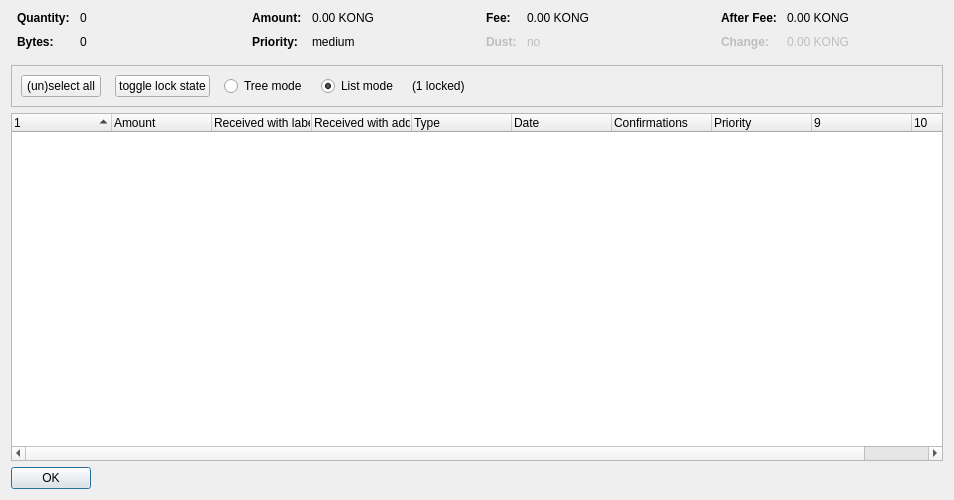
<?xml version="1.0" encoding="UTF-8"?>
<ui version="4.0">
 <class>CoinControlDialog</class>
 <widget class="QDialog" name="CoinControlDialog">
  <property name="geometry">
   <rect>
    <x>0</x>
    <y>0</y>
    <width>954</width>
    <height>500</height>
   </rect>
  </property>
  <property name="windowTitle">
   <string>Coin Selection</string>
  </property>
  <layout class="QVBoxLayout" name="verticalLayout">
   <item>
    <layout class="QHBoxLayout" name="horizontalLayoutTop" stretch="0,0,0,0">
     <property name="topMargin">
      <number>0</number>
     </property>
     <property name="bottomMargin">
      <number>10</number>
     </property>
     <item>
      <layout class="QFormLayout" name="formLayoutCoinControl1">
       <property name="horizontalSpacing">
        <number>10</number>
       </property>
       <property name="verticalSpacing">
        <number>10</number>
       </property>
       <property name="leftMargin">
        <number>6</number>
       </property>
       <property name="rightMargin">
        <number>6</number>
       </property>
       <item row="0" column="0">
        <widget class="QLabel" name="labelCoinControlQuantityText">
         <property name="font">
          <font>
           <weight>75</weight>
           <bold>true</bold>
          </font>
         </property>
         <property name="text">
          <string>Quantity:</string>
         </property>
        </widget>
       </item>
       <item row="0" column="1">
        <widget class="QLabel" name="labelCoinControlQuantity">
         <property name="cursor">
          <cursorShape>IBeamCursor</cursorShape>
         </property>
         <property name="contextMenuPolicy">
          <enum>Qt::ActionsContextMenu</enum>
         </property>
         <property name="text">
          <string notr="true">0</string>
         </property>
         <property name="textInteractionFlags">
          <set>Qt::LinksAccessibleByMouse|Qt::TextSelectableByKeyboard|Qt::TextSelectableByMouse</set>
         </property>
        </widget>
       </item>
       <item row="1" column="0">
        <widget class="QLabel" name="labelCoinControlBytesText">
         <property name="font">
          <font>
           <weight>75</weight>
           <bold>true</bold>
          </font>
         </property>
         <property name="text">
          <string>Bytes:</string>
         </property>
        </widget>
       </item>
       <item row="1" column="1">
        <widget class="QLabel" name="labelCoinControlBytes">
         <property name="cursor">
          <cursorShape>IBeamCursor</cursorShape>
         </property>
         <property name="contextMenuPolicy">
          <enum>Qt::ActionsContextMenu</enum>
         </property>
         <property name="text">
          <string notr="true">0</string>
         </property>
         <property name="textInteractionFlags">
          <set>Qt::LinksAccessibleByMouse|Qt::TextSelectableByKeyboard|Qt::TextSelectableByMouse</set>
         </property>
        </widget>
       </item>
      </layout>
     </item>
     <item>
      <layout class="QFormLayout" name="formLayoutCoinControl2">
       <property name="horizontalSpacing">
        <number>10</number>
       </property>
       <property name="verticalSpacing">
        <number>10</number>
       </property>
       <property name="leftMargin">
        <number>6</number>
       </property>
       <property name="rightMargin">
        <number>6</number>
       </property>
       <item row="0" column="0">
        <widget class="QLabel" name="labelCoinControlAmountText">
         <property name="font">
          <font>
           <weight>75</weight>
           <bold>true</bold>
          </font>
         </property>
         <property name="text">
          <string>Amount:</string>
         </property>
        </widget>
       </item>
       <item row="0" column="1">
        <widget class="QLabel" name="labelCoinControlAmount">
         <property name="cursor">
          <cursorShape>IBeamCursor</cursorShape>
         </property>
         <property name="contextMenuPolicy">
          <enum>Qt::ActionsContextMenu</enum>
         </property>
         <property name="text">
          <string notr="true">0.00 KONG</string>
         </property>
         <property name="textInteractionFlags">
          <set>Qt::LinksAccessibleByMouse|Qt::TextSelectableByKeyboard|Qt::TextSelectableByMouse</set>
         </property>
        </widget>
       </item>
       <item row="1" column="0">
        <widget class="QLabel" name="labelCoinControlPriorityText">
         <property name="font">
          <font>
           <weight>75</weight>
           <bold>true</bold>
          </font>
         </property>
         <property name="text">
          <string>Priority:</string>
         </property>
        </widget>
       </item>
       <item row="1" column="1">
        <widget class="QLabel" name="labelCoinControlPriority">
         <property name="cursor">
          <cursorShape>IBeamCursor</cursorShape>
         </property>
         <property name="contextMenuPolicy">
          <enum>Qt::ActionsContextMenu</enum>
         </property>
         <property name="text">
          <string>medium</string>
         </property>
         <property name="textInteractionFlags">
          <set>Qt::LinksAccessibleByMouse|Qt::TextSelectableByKeyboard|Qt::TextSelectableByMouse</set>
         </property>
        </widget>
       </item>
      </layout>
     </item>
     <item>
      <layout class="QFormLayout" name="formLayoutCoinControl3">
       <property name="horizontalSpacing">
        <number>10</number>
       </property>
       <property name="verticalSpacing">
        <number>10</number>
       </property>
       <property name="leftMargin">
        <number>6</number>
       </property>
       <property name="rightMargin">
        <number>6</number>
       </property>
       <item row="0" column="0">
        <widget class="QLabel" name="labelCoinControlFeeText">
         <property name="font">
          <font>
           <weight>75</weight>
           <bold>true</bold>
          </font>
         </property>
         <property name="text">
          <string>Fee:</string>
         </property>
        </widget>
       </item>
       <item row="0" column="1">
        <widget class="QLabel" name="labelCoinControlFee">
         <property name="cursor">
          <cursorShape>IBeamCursor</cursorShape>
         </property>
         <property name="contextMenuPolicy">
          <enum>Qt::ActionsContextMenu</enum>
         </property>
         <property name="text">
          <string notr="true">0.00 KONG</string>
         </property>
         <property name="textInteractionFlags">
          <set>Qt::LinksAccessibleByMouse|Qt::TextSelectableByKeyboard|Qt::TextSelectableByMouse</set>
         </property>
        </widget>
       </item>
       <item row="1" column="0">
        <widget class="QLabel" name="labelCoinControlLowOutputText">
         <property name="enabled">
          <bool>false</bool>
         </property>
         <property name="font">
          <font>
           <weight>75</weight>
           <bold>true</bold>
          </font>
         </property>
         <property name="text">
          <string>Dust:</string>
         </property>
        </widget>
       </item>
       <item row="1" column="1">
        <widget class="QLabel" name="labelCoinControlLowOutput">
         <property name="enabled">
          <bool>false</bool>
         </property>
         <property name="cursor">
          <cursorShape>IBeamCursor</cursorShape>
         </property>
         <property name="contextMenuPolicy">
          <enum>Qt::ActionsContextMenu</enum>
         </property>
         <property name="text">
          <string>no</string>
         </property>
         <property name="textInteractionFlags">
          <set>Qt::LinksAccessibleByMouse|Qt::TextSelectableByKeyboard|Qt::TextSelectableByMouse</set>
         </property>
        </widget>
       </item>
      </layout>
     </item>
     <item>
      <layout class="QFormLayout" name="formLayoutCoinControl4">
       <property name="horizontalSpacing">
        <number>10</number>
       </property>
       <property name="verticalSpacing">
        <number>10</number>
       </property>
       <property name="leftMargin">
        <number>6</number>
       </property>
       <property name="rightMargin">
        <number>6</number>
       </property>
       <item row="0" column="0">
        <widget class="QLabel" name="labelCoinControlAfterFeeText">
         <property name="font">
          <font>
           <weight>75</weight>
           <bold>true</bold>
          </font>
         </property>
         <property name="text">
          <string>After Fee:</string>
         </property>
        </widget>
       </item>
       <item row="0" column="1">
        <widget class="QLabel" name="labelCoinControlAfterFee">
         <property name="cursor">
          <cursorShape>IBeamCursor</cursorShape>
         </property>
         <property name="contextMenuPolicy">
          <enum>Qt::ActionsContextMenu</enum>
         </property>
         <property name="text">
          <string notr="true">0.00 KONG</string>
         </property>
         <property name="textInteractionFlags">
          <set>Qt::LinksAccessibleByMouse|Qt::TextSelectableByKeyboard|Qt::TextSelectableByMouse</set>
         </property>
        </widget>
       </item>
       <item row="1" column="0">
        <widget class="QLabel" name="labelCoinControlChangeText">
         <property name="enabled">
          <bool>false</bool>
         </property>
         <property name="font">
          <font>
           <weight>75</weight>
           <bold>true</bold>
          </font>
         </property>
         <property name="text">
          <string>Change:</string>
         </property>
        </widget>
       </item>
       <item row="1" column="1">
        <widget class="QLabel" name="labelCoinControlChange">
         <property name="enabled">
          <bool>false</bool>
         </property>
         <property name="cursor">
          <cursorShape>IBeamCursor</cursorShape>
         </property>
         <property name="contextMenuPolicy">
          <enum>Qt::ActionsContextMenu</enum>
         </property>
         <property name="text">
          <string notr="true">0.00 KONG</string>
         </property>
         <property name="textInteractionFlags">
          <set>Qt::LinksAccessibleByMouse|Qt::TextSelectableByKeyboard|Qt::TextSelectableByMouse</set>
         </property>
        </widget>
       </item>
      </layout>
     </item>
    </layout>
   </item>
   <item>
    <widget class="QFrame" name="frame">
     <property name="minimumSize">
      <size>
       <width>0</width>
       <height>40</height>
      </size>
     </property>
     <property name="frameShape">
      <enum>QFrame::StyledPanel</enum>
     </property>
     <property name="frameShadow">
      <enum>QFrame::Sunken</enum>
     </property>
     <layout class="QHBoxLayout" name="horizontalLayout">
      <item>
       <layout class="QHBoxLayout" name="horizontalLayoutPanel" stretch="0,0,0,0,0,0">
        <property name="spacing">
         <number>14</number>
        </property>
        <item>
         <widget class="QPushButton" name="pushButtonSelectAll">
          <property name="sizePolicy">
           <sizepolicy hsizetype="Maximum" vsizetype="Fixed">
            <horstretch>0</horstretch>
            <verstretch>0</verstretch>
           </sizepolicy>
          </property>
          <property name="text">
           <string>(un)select all</string>
          </property>
          <property name="autoDefault">
           <bool>false</bool>
          </property>
         </widget>
        </item>
        <item>
         <widget class="QPushButton" name="pushButtonToggleLock">
          <property name="sizePolicy">
           <sizepolicy hsizetype="Maximum" vsizetype="Fixed">
            <horstretch>0</horstretch>
            <verstretch>0</verstretch>
           </sizepolicy>
          </property>
          <property name="text">
           <string>toggle lock state</string>
          </property>
          <property name="autoDefault">
           <bool>false</bool>
          </property>
         </widget>
        </item>
        <item>
         <widget class="QRadioButton" name="radioTreeMode">
          <property name="sizePolicy">
           <sizepolicy hsizetype="Maximum" vsizetype="Fixed">
            <horstretch>0</horstretch>
            <verstretch>0</verstretch>
           </sizepolicy>
          </property>
          <property name="text">
           <string>Tree mode</string>
          </property>
         </widget>
        </item>
        <item>
         <widget class="QRadioButton" name="radioListMode">
          <property name="sizePolicy">
           <sizepolicy hsizetype="Maximum" vsizetype="Fixed">
            <horstretch>0</horstretch>
            <verstretch>0</verstretch>
           </sizepolicy>
          </property>
          <property name="text">
           <string>List mode</string>
          </property>
          <property name="checked">
           <bool>true</bool>
          </property>
         </widget>
        </item>
        <item>
         <widget class="QLabel" name="labelLocked">
          <property name="text">
           <string>(1 locked)</string>
          </property>
         </widget>
        </item>
        <item>
         <spacer name="horizontalSpacer">
          <property name="orientation">
           <enum>Qt::Horizontal</enum>
          </property>
          <property name="sizeHint" stdset="0">
           <size>
            <width>40</width>
            <height>20</height>
           </size>
          </property>
         </spacer>
        </item>
       </layout>
      </item>
     </layout>
    </widget>
   </item>
   <item>
    <widget class="CoinControlTreeWidget" name="treeWidget">
     <property name="contextMenuPolicy">
      <enum>Qt::CustomContextMenu</enum>
     </property>
     <property name="sortingEnabled">
      <bool>false</bool>
     </property>
     <property name="columnCount">
      <number>10</number>
     </property>
     <attribute name="headerShowSortIndicator" stdset="0">
      <bool>true</bool>
     </attribute>
     <attribute name="headerStretchLastSection">
      <bool>false</bool>
     </attribute>
     <column>
      <property name="text">
       <string/>
      </property>
     </column>
     <column>
      <property name="text">
       <string>Amount</string>
      </property>
     </column>
     <column>
      <property name="text">
       <string>Received with label</string>
      </property>
     </column>
     <column>
      <property name="text">
       <string>Received with address</string>
      </property>
     </column>
     <column>
      <property name="text">
       <string>Type</string>
      </property>
     </column>
     <column>
      <property name="text">
       <string>Date</string>
      </property>
     </column>
     <column>
      <property name="text">
       <string>Confirmations</string>
      </property>
      <property name="toolTip">
       <string>Confirmed</string>
      </property>
     </column>
     <column>
      <property name="text">
       <string>Priority</string>
      </property>
     </column>
     <column>
      <property name="text">
       <string/>
      </property>
     </column>
     <column>
      <property name="text">
       <string/>
      </property>
     </column>
    </widget>
   </item>
   <item>
    <widget class="QDialogButtonBox" name="buttonBox">
     <property name="sizePolicy">
      <sizepolicy hsizetype="Maximum" vsizetype="Fixed">
       <horstretch>0</horstretch>
       <verstretch>0</verstretch>
      </sizepolicy>
     </property>
     <property name="orientation">
      <enum>Qt::Horizontal</enum>
     </property>
     <property name="standardButtons">
      <set>QDialogButtonBox::Ok</set>
     </property>
    </widget>
   </item>
  </layout>
 </widget>
 <customwidgets>
  <customwidget>
   <class>CoinControlTreeWidget</class>
   <extends>QTreeWidget</extends>
   <header>coincontroltreewidget.h</header>
  </customwidget>
 </customwidgets>
 <resources/>
 <connections/>
</ui>
